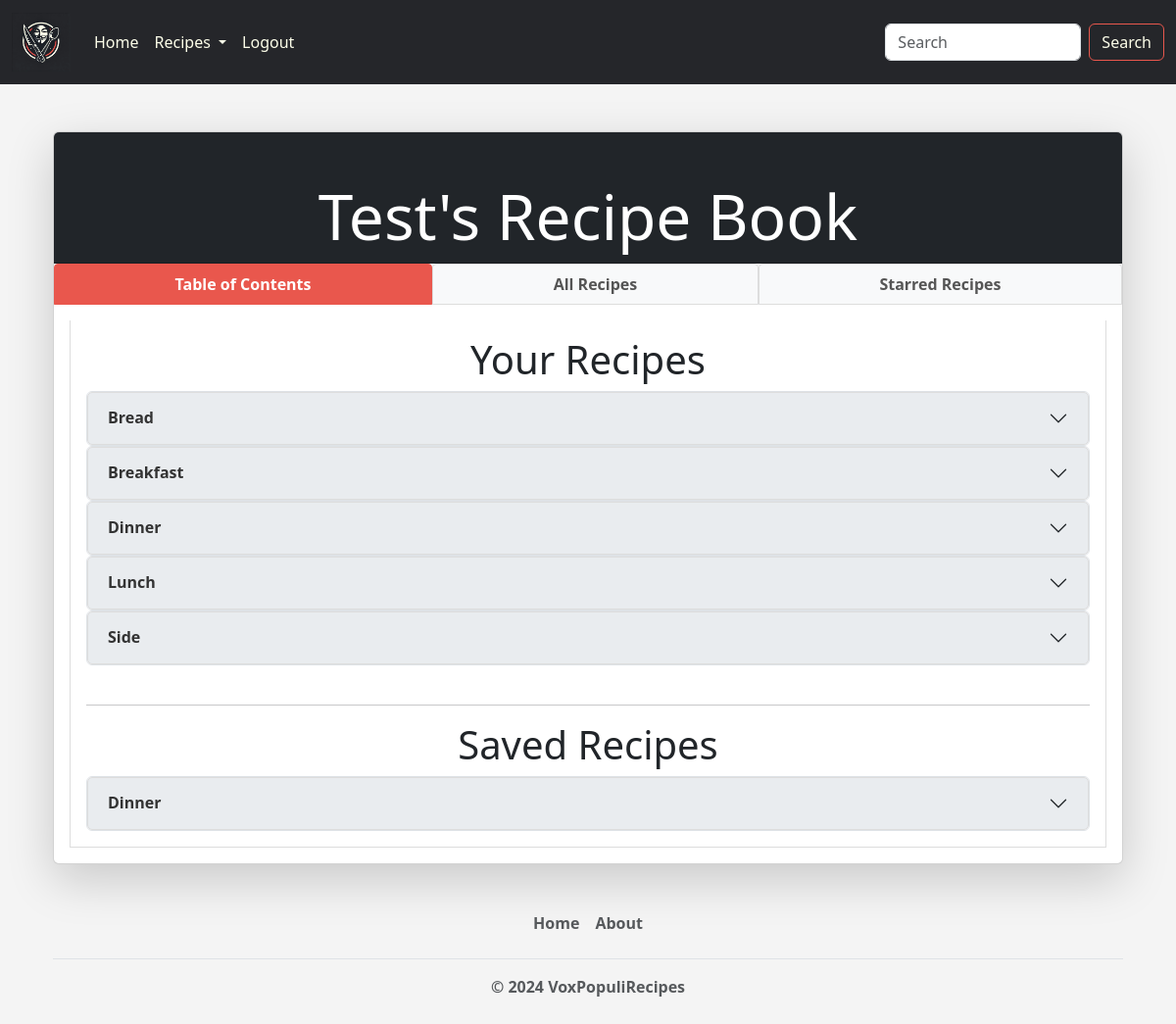
Screenshot of /my_recipes (signed in) with the database file from the repository.
### voxpopulirecipes/models.py (models this page shows)
class MealType(models.Model):
    name = models.CharField(max_length=200)
    baking = models.BooleanField(default=False)
    def __str__(self):
        return self.name

### voxpopulirecipes/views.py (the view)
# urls.py: path("my_recipes", views.my_recipes, name="my_recipes"),
@login_required
def my_recipes(request):
    recipes = Recipe.objects.filter(creator=request.user).order_by("pub_date")
    saved_recipe_ids = SavedRecipe.objects.filter(user=request.user).values_list("recipe", flat=True)
    saved_recipes = Recipe.objects.filter(id__in=saved_recipe_ids).order_by("pub_date")
    starred_recipes = list(
        Recipe.objects.filter(
            id__in=StarredRecipe.objects.filter(user=request.user).values_list("recipe", flat=True)
        )
    )
    starred_recipe_ids = list(
        StarredRecipe.objects.filter(user=request.user).order_by("-date_starred").values_list("recipe_id", flat=True)
    )
    starred_recipes.sort(key=lambda recipe: starred_recipe_ids.index(recipe.id))
    mealtype_cuisine_map = defaultdict(lambda: defaultdict(list))
    for recipe in recipes:
        if recipe.mealType and recipe.cuisine:
            mealtype_cuisine_map[recipe.mealType][recipe.cuisine].append(recipe)
    mealtype_cuisine_map = {
        mealtype: {
            cuisine: sorted(recipe_list, key=lambda r: r.pub_date)
            for cuisine, recipe_list in sorted(cuisines.items(), key=lambda c: c[0].name)
        }
        for mealtype, cuisines in sorted(mealtype_cuisine_map.items(), key=lambda mt: mt[0].name)
    }
    saved_mealtype_cuisine_map = defaultdict(lambda: defaultdict(list))
    for recipe in saved_recipes:
        if recipe.mealType and recipe.cuisine:
            saved_mealtype_cuisine_map[recipe.mealType][recipe.cuisine].append(recipe)
    saved_mealtype_cuisine_map = {
        mealtype: {
            cuisine: sorted(recipe_list, key=lambda r: r.pub_date)
            for cuisine, recipe_list in sorted(cuisines.items(), key=lambda c: c[0].name)
        }
        for mealtype, cuisines in sorted(saved_mealtype_cuisine_map.items(), key=lambda mt: mt[0].name)
    }
    context = {
        "recipes": recipes,
        "mealtype_cuisine_map": mealtype_cuisine_map,
        "saved_mealtype_cuisine_map": saved_mealtype_cuisine_map,
        "starred_recipes": starred_recipes
    }
    return render(request, "voxpopulirecipes/my_recipes.html", context)

### voxpopulirecipes/models.py (called while the page is built)
    def __str__(self):
        return self.name

### voxpopulirecipes/templates/voxpopulirecipes/my_recipes.html (shortened to what this page needs)
{% extends 'voxpopulirecipes/base.html' %}
{% block content %}
{% if user.is_authenticated %}
<div class="container mt-4">
    <div class="card shadow-lg">
        <div class="card-header bg-dark text-white text-center">
            <h1 class="display-3">{{ user.first_name }}'s Recipe Book</h1>
        </div>
        <ul class="nav nav-tabs nav-fill" id="recipeBookTabs" role="tablist">
            <li class="nav-item" role="presentation">
                <button
                    class="nav-link active"
                    id="table-of-contents-tab"
                    data-bs-toggle="tab"
                    data-bs-target="#table-of-contents"
                    type="button"
                    role="tab"
                    aria-controls="table-of-contents"
                    aria-selected="true">
                    <strong>Table of Contents</strong>
                </button>
            </li>
            <li class="nav-item" role="presentation">
                <button
                    class="nav-link"
                    id="all-recipes-tab"
                    data-bs-toggle="tab"
                    data-bs-target="#all-recipes"
                    type="button"
                    role="tab"
                    aria-controls="all-recipes"
                    aria-selected="false">
                    <strong>All Recipes</strong>
                </button>
            </li>
            <li class="nav-item" role="presentation">
                <button
                    class="nav-link"
                    id="starred-recipes-tab"
                    data-bs-toggle="tab"
                    data-bs-target="#starred-recipes"
                    type="button"
                    role="tab"
                    aria-controls="starred-recipes"
                    aria-selected="false">
                    <strong>Starred Recipes</strong>
                </button>
            </li>
        </ul>
        <div class="card-body">
            <div class="tab-content" id="recipeBookTabContent">
                <div
                    class="tab-pane fade show active"
                    id="table-of-contents"
                    role="tabpanel"
                    aria-labelledby="table-of-contents-tab">
                    <h1 class="text-center">Your Recipes</h1>
                    <div class="col-12">
                        <div class="accordion" id="Meal_type_Accordion">
                            {% for mealtype, cuisines in mealtype_cuisine_map.items %}
                            <div class="accordion-item">
                                <h2 class="accordion-header" id="heading{{ mealtype.id }}">
                                    <button class="accordion-button collapsed" type="button" data-bs-toggle="collapse"
                                            data-bs-target="#collapse{{ mealtype.id }}" aria-expanded="false" aria-controls="collapse{{ mealtype.id }}">
                                        <strong>{{ mealtype.name }}<strong>
                                    </button>
                                </h2>
                                            {% for cuisine, recipes in cuisines.items %}
                                                            {% for recipe in recipes %}
                                                                        {% if recipe.image %}
                                                                            <img
                                                                                src="{{ recipe.image.url }}"
                                                                                class="card-img-top"
                                                                                alt="{{ recipe.title }}"
                                                                                style="object-fit: cover; height: 200px;"
                                                                            >
                                                                        {% else %}
                                                                                {% load static %}
                                                                        {% endif %}
                                                            {% endfor %}
                                            {% endfor %}
                            </div>
                            {% endfor %}
                        </div>
                    </div>
                    <br>
                    <hr>
                    <h1 class="text-center">Saved Recipes</h1>
                    <div class="col-12">
                        <div class="accordion" id="Saved_Meal_type_Accordion">
                            {% for mealtype, cuisines in saved_mealtype_cuisine_map.items %}
                            <div class="accordion-item">
                                <h2 class="accordion-header" id="savedHeading{{ mealtype.id }}">
                                    <button class="accordion-button collapsed" type="button" data-bs-toggle="collapse"
                                            data-bs-target="#savedCollapse{{ mealtype.id }}" aria-expanded="false" aria-controls="savedCollapse{{ mealtype.id }}">
                                        <strong>{{ mealtype.name }}</strong>
                                    </button>
                                </h2>
                                            {% for cuisine, recipes in cuisines.items %}
                                                        {% for recipe in recipes %}
                                                                        {% if recipe.image %}
                                                                            <img
                                                                                src="{{ recipe.image.url }}"
                                                                                class="card-img-top"
                                                                                alt="{{ recipe.title }}"
                                                                                style="object-fit: cover; height: 200px;"
                                                                            >
                                                                        {% else %}
                                                                                {% load static %}
                                                                        {% endif %}
                                                        {% endfor %}
                                            {% endfor %}
                            </div>
                            {% endfor %}
                        </div>
                    </div>
                </div>
            </div>
        </div>
    </div>
</div>
{% endif %}
{% endblock %}

### voxpopulirecipes/templates/voxpopulirecipes/base.html (style rules this page uses)
body { background-color: #f4f4f4; }

### voxpopulirecipes/templates/voxpopulirecipes/navbar.html (style rules this page uses)
.nav-link { color: #fcfde9; transition: color 0.3s ease; }

### voxpopulirecipes/templates/voxpopulirecipes/my_recipes.html (style rules this page uses)
.accordion-header .accordion-button { background-color: #e9ecef; color: #333; border: 1px solid #ddd; }
.nav-tabs .nav-link { color: #555; background-color: #f8f9fa; border: 1px solid #ddd; margin-right: 2px; border-radius: 0.25rem 0.25rem 0 0; }
.nav-tabs .nav-link.active { color: white; background-color: #e9574d; border-color: #e9574d; }
.tab-content { border: 1px solid #ddd; border-top: none; padding: 1rem; background-color: #fff; }
.tab-pane.active { display: block; }
.card-header { position: relative; padding-top: 3rem; }
.card-header h1 { margin-bottom: 0; white-space: normal; word-break: break-word; text-align: center; }

### rows the page displays
MealType: name "Bread"
MealType: name "Breakfast"
MealType: name "Dinner"
MealType: name "Lunch"
MealType: name "Side"

### other values shown
{{ user.first_name }} "Test"
